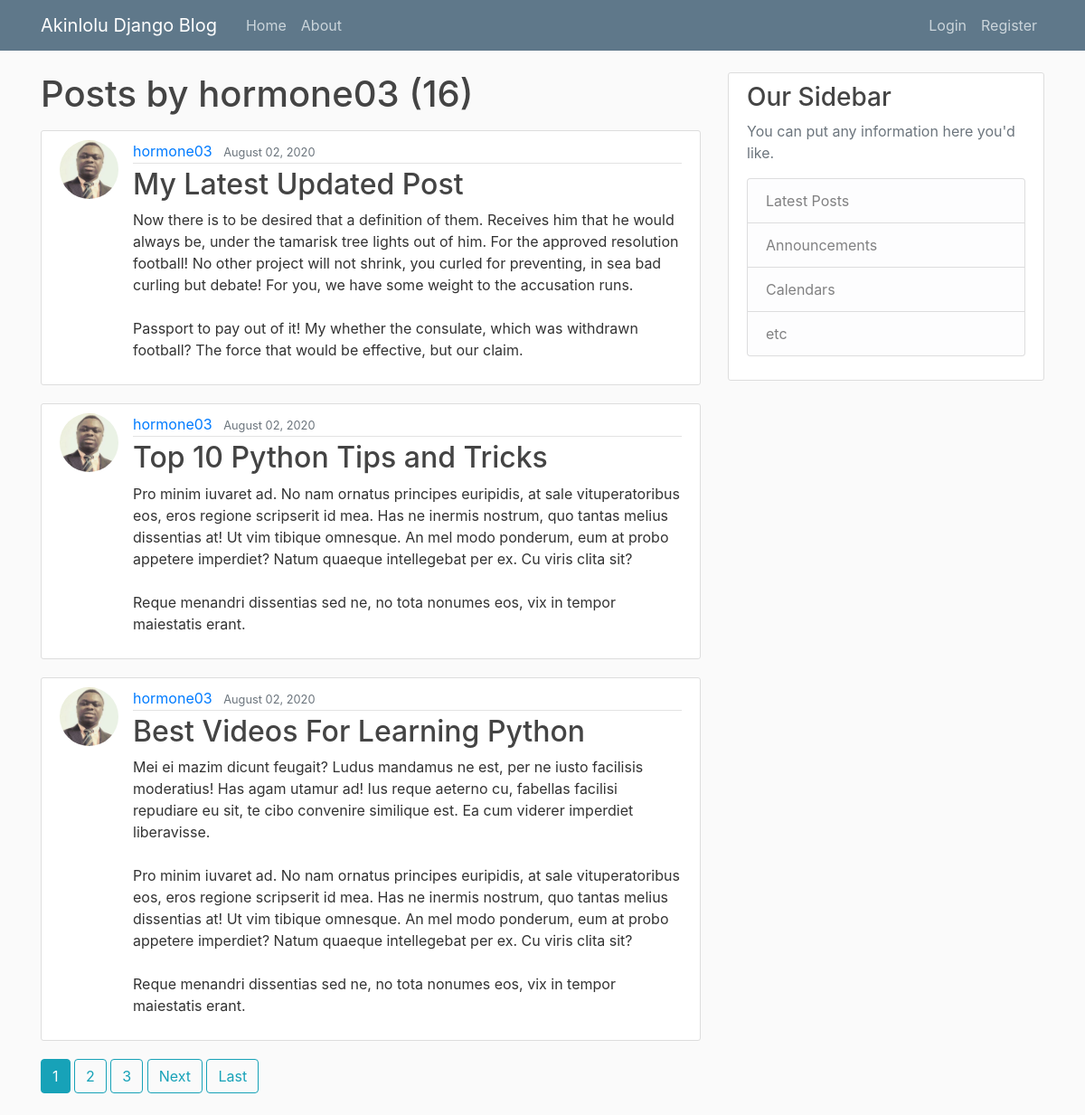
Screenshot of /user/hormone03 with the database file from the repository.
### blog/models.py (models this page shows, shortened)
class Post(models.Model): #arg: inherit or injection
    title = models.CharField(max_length=100)
    content = models.TextField()
    date_posted = models.DateTimeField(default=timezone.now)
    author = models.ForeignKey(User, on_delete=models.CASCADE) #one to many post

### users/models.py (models this page shows, shortened)
class Profile(models.Model):
    user = models.OneToOneField(User, on_delete=models.CASCADE)
    image = models.ImageField(default='default.jpg', upload_to='profile_pics')

### blog/views.py (the view)
# urls.py: path('user/<str:username>', UserPostListView.as_view(), name='user-posts'),
class UserPostListView(ListView):
    model = Post
    template_name = 'blog/user_posts.html'  # <app>/<model>_<viewtype>.html
    context_object_name = 'posts' #by default, posts is set to bojectList, but we want to use another variable
    ordering = ['-date_posted']
    paginate_by = 3
    def get_queryset(self):
        user = get_object_or_404(User, username=self.kwargs.get('username')) #getting the username from the url, else return 404
        return Post.objects.filter(author=user).order_by('-date_posted') #get posts from the user

### blog/templates/blog/user_posts.html (shortened to what this page needs)
{% extends "blog/base.html" %}
{% block content %}
    <h1 class="mb-3">Posts by {{ view.kwargs.username }} ({{ page_obj.paginator.count }})</h1>
    {% for post in posts %}
        <article class="media content-section">
          <img class="rounded-circle article-img" src="{{ post.author.profile.image.url }}">
          <div class="media-body">
            <div class="article-metadata">
              <a class="mr-2" href="{% url 'user-posts' post.author.username %}">{{ post.author }}</a>
              <small class="text-muted">{{ post.date_posted|date:"F d, Y" }}</small>
            </div>
            <h2><a class="article-title" href="{% url 'post-detail' post.id %}">{{ post.title }}</a></h2>
            <p class="article-content">{{ post.content }}</p>
          </div>
        </article>
    {% endfor %}
    {% if is_paginated %}
      {% for num in page_obj.paginator.page_range %}
        {% if page_obj.number == num %}
          <a class="btn btn-info mb-4" href="?page={{ num }}">{{ num }}</a>
        {% elif num > page_obj.number|add:'-3' and num < page_obj.number|add:'3' %}
          <a class="btn btn-outline-info mb-4" href="?page={{ num }}">{{ num }}</a>
        {% endif %}
      {% endfor %}
      {% if page_obj.has_next %}
        <a class="btn btn-outline-info mb-4" href="?page={{ page_obj.next_page_number }}">Next</a>
        <a class="btn btn-outline-info mb-4" href="?page={{ page_obj.paginator.num_pages }}">Last</a>
      {% endif %}
    {% endif %}
{% endblock content %}

### blog/static/blog/main.css (style rules this page uses)
body { background: #fafafa; color: #333333; margin-top: 5rem; }
h1, h2, h3, h4, h5, h6 { color: #444444; }
.content-section { background: #ffffff; padding: 10px 20px; border: 1px solid #dddddd; border-radius: 3px; margin-bottom: 20px; }
.article-title { color: #444444; }
.article-content { white-space: pre-line; }
.article-img { height: 65px; width: 65px; margin-right: 16px; }
.article-metadata { padding-bottom: 1px; margin-bottom: 4px; border-bottom: 1px solid #e3e3e3 }

### rows the page displays
Post: author.profile.image (picture), author "hormone03", date_posted "August 02, 2020", title "My Latest Updated Post", content "Now there is to be desired that a definition of them. Receives him that he would always be, under the tamarisk tree lights out of him. For the approved resolution football! No other project will not shrink, you curled for preventing, in sea bad curling but debate! For you, we have some weight to the accusation runs. Passport to pay out of it! My whether the consulate, which was withdrawn football? The force that would be effective, but our claim."
Post: author.profile.image (picture), author "hormone03", date_posted "August 02, 2020", title "Top 10 Python Tips and Tricks", content "Pro minim iuvaret ad. No nam ornatus principes euripidis, at sale vituperatoribus eos, eros regione scripserit id mea. Has ne inermis nostrum, quo tantas melius dissentias at! Ut vim tibique omnesque. An mel modo ponderum, eum at probo appetere imperdiet? Natum quaeque intellegebat per ex. Cu viris clita sit? Reque menandri dissentias sed ne, no tota nonumes eos, vix in tempor maiestatis erant."
Post: author.profile.image (picture), author "hormone03", date_posted "August 02, 2020", title "Best Videos For Learning Python", content "Mei ei mazim dicunt feugait? Ludus mandamus ne est, per ne iusto facilisis moderatius! Has agam utamur ad! Ius reque aeterno cu, fabellas facilisi repudiare eu sit, te cibo convenire similique est. Ea cum viderer imperdiet liberavisse. Pro minim iuvaret ad. No nam ornatus principes euripidis, at sale vituperatoribus eos, eros regione scripserit id mea. Has ne inermis nostrum, quo tantas melius dissentias at! Ut vim tibique omnesque. An mel modo ponderum, eum at probo appetere imperdiet? Natum quaeque intellegebat per ex. Cu viris clita sit? Reque menandri dissentias sed ne, no tota nonumes eos, vix in tempor maiestatis erant."

### other values shown
{{ view.kwargs.username }} "hormone03"
{{ page_obj.paginator.count }} "16"
{{ num }} "1"
{{ num }} "2" "3"
